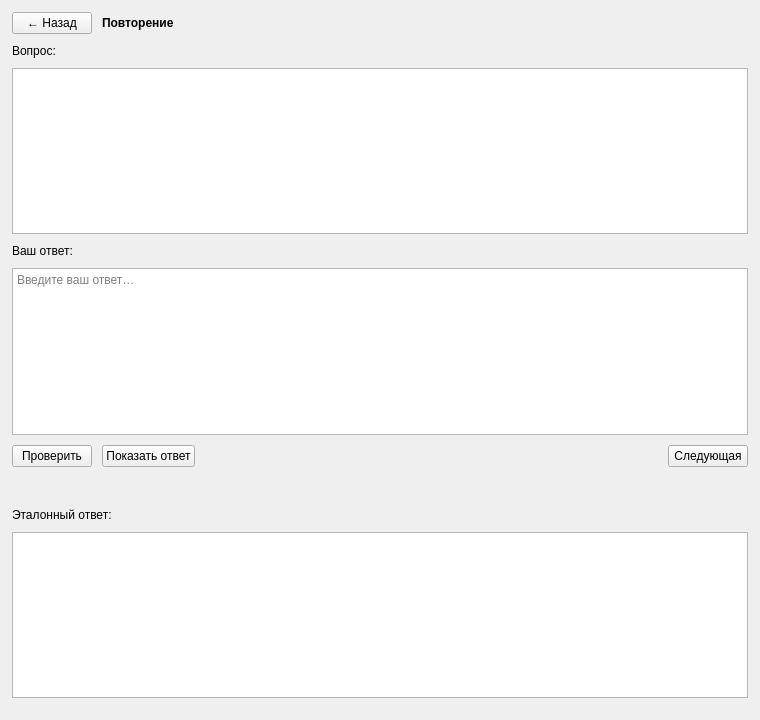
<?xml version="1.0" encoding="UTF-8"?>
<ui version="4.0">
 <class>ReviewPage</class>
 <widget class="QWidget" name="ReviewPage">
  <property name="geometry">
   <rect>
    <x>0</x>
    <y>0</y>
    <width>760</width>
    <height>720</height>
   </rect>
  </property>
  <property name="windowTitle">
   <string>ReviewPage</string>
  </property>
  <layout class="QVBoxLayout" name="rootLayout">
   <property name="leftMargin">
    <number>12</number>
   </property>
   <property name="topMargin">
    <number>12</number>
   </property>
   <property name="rightMargin">
    <number>12</number>
   </property>
   <property name="bottomMargin">
    <number>12</number>
   </property>
   <property name="spacing">
    <number>10</number>
   </property>

   <item>
    <layout class="QHBoxLayout" name="topBar">
     <property name="spacing">
      <number>10</number>
     </property>
     <item>
      <widget class="QPushButton" name="btnBack">
       <property name="text">
        <string>← Назад</string>
       </property>
      </widget>
     </item>
     <item>
      <widget class="QLabel" name="lblTitle">
       <property name="text">
        <string>Повторение</string>
       </property>
       <property name="styleSheet">
        <string notr="true">font-weight:700;</string>
       </property>
      </widget>
     </item>
     <item>
      <spacer name="spacerTop">
       <property name="orientation">
        <enum>Qt::Horizontal</enum>
       </property>
       <property name="sizeHint" stdset="0">
        <size>
         <width>40</width>
         <height>20</height>
        </size>
       </property>
      </spacer>
     </item>
    </layout>
   </item>

   <item>
    <widget class="QLabel" name="lblQuestionHeader">
     <property name="text">
      <string>Вопрос:</string>
     </property>
    </widget>
   </item>

   <item>
    <widget class="QTextBrowser" name="tbQuestion">
     <property name="minimumSize">
      <size>
       <width>0</width>
       <height>110</height>
      </size>
     </property>
     <property name="openExternalLinks">
      <bool>false</bool>
     </property>
    </widget>
   </item>

   <item>
    <widget class="QLabel" name="lblAnswerHeader">
     <property name="text">
      <string>Ваш ответ:</string>
     </property>
    </widget>
   </item>

   <item>
    <widget class="QPlainTextEdit" name="pteAnswer">
     <property name="minimumSize">
      <size>
       <width>0</width>
       <height>90</height>
      </size>
     </property>
     <property name="placeholderText">
      <string>Введите ваш ответ…</string>
     </property>
     <property name="tabChangesFocus">
      <bool>true</bool>
     </property>
    </widget>
   </item>

   <item>
    <layout class="QHBoxLayout" name="actionsRow">
     <item>
      <widget class="QPushButton" name="btnCheck">
       <property name="text">
        <string>Проверить</string>
       </property>
      </widget>
     </item>
     <item>
      <widget class="QPushButton" name="btnReveal">
       <property name="text">
        <string>Показать ответ</string>
       </property>
      </widget>
     </item>
     <item>
      <spacer name="spacerActions">
       <property name="orientation">
        <enum>Qt::Horizontal</enum>
       </property>
       <property name="sizeHint" stdset="0">
        <size>
         <width>40</width>
         <height>20</height>
        </size>
       </property>
      </spacer>
     </item>
     <item>
      <widget class="QPushButton" name="btnNext">
       <property name="text">
        <string>Следующая</string>
       </property>
      </widget>
     </item>
    </layout>
   </item>

   <item>
    <widget class="QLabel" name="lblPercent">
     <property name="text">
      <string/>
     </property>
     <property name="styleSheet">
      <string notr="true">font-size:18px; font-weight:700;</string>
     </property>
    </widget>
   </item>

   <item>
    <widget class="QLabel" name="lblRefHeader">
     <property name="text">
      <string>Эталонный ответ:</string>
     </property>
    </widget>
   </item>

   <item>
    <widget class="QTextBrowser" name="tbReference">
     <property name="minimumSize">
      <size>
       <width>0</width>
       <height>110</height>
      </size>
     </property>
     <property name="openExternalLinks">
      <bool>false</bool>
     </property>
    </widget>
   </item>

   <item>
    <widget class="QWidget" name="diffHost" native="true">
     <layout class="QVBoxLayout" name="diffHostLayout">
      <property name="leftMargin">
       <number>0</number>
      </property>
      <property name="topMargin">
       <number>0</number>
      </property>
      <property name="rightMargin">
       <number>0</number>
      </property>
      <property name="bottomMargin">
       <number>0</number>
      </property>
     </layout>
    </widget>
   </item>

  </layout>
 </widget>
 <resources/>
 <connections/>
</ui>
